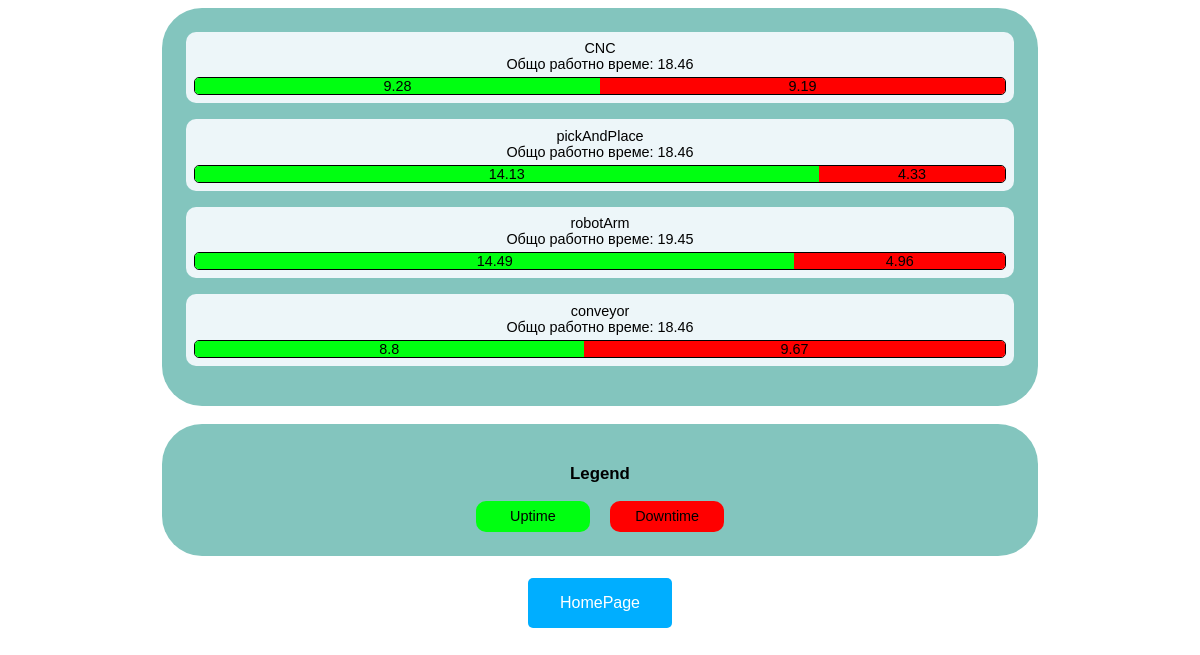
The page /statistics.php on the database its author committed.
### tables this page shows
CREATE TABLE `machines` (
  `machineId` int(11) NOT NULL AUTO_INCREMENT,
  `machineName` varchar(255) NOT NULL,
  `machineStatus` varchar(255) NOT NULL,
  PRIMARY KEY (`machineId`)
);

### helpers/functionHelpers.php (called while the page is built, shortened)
<?php
    function returnMachineIds(){
        global $mysqli;
        $tmpArray = array();
        $machineData = $mysqli -> query("SELECT * FROM machines ;");
        while($machineRow = $machineData -> fetch_assoc()){
            array_push($tmpArray, array($machineRow['machineId'], $machineRow['machineName']));
        }
        return $tmpArray;
    }
    function getTimeDiff($start, $end){
        $diff =  $start -> diff($end);
        $total_seconds = ($diff->days * 24 * 60);
        $total_seconds += ($diff->h * 60);
        $total_seconds += ($diff->i * 60);
        $total_seconds += $diff->s;
        return $total_seconds;
    }
    function processData($machineId){
        global $mysqli;
        $downtime = 0;
        $uptime = 0;
        $index = 0;
        $statusData = array();
        $now_time = new Datetime(date('Y-m-d H:i:s', time()));
        $statusLogs = $mysqli -> query("SELECT * FROM statusLog WHERE machineId = ".$machineId);
        while($statusRow = $statusLogs->fetch_assoc()){
            array_push($statusData, array($statusRow['newStatus'], $statusRow['dateTime']));
        }
        while($index != count($statusData)){
            $start_time = new DateTime($statusData[$index][1]);
            $tmpIndex = $index;
            $checkForEnd = False;
            if ($statusData[$index][0] == 'offline'){
                while($checkForEnd == False){
                    $tmpIndex++;
                    if ($statusData[$tmpIndex][0] == 'online' || $tmpIndex == count($statusData)-1){
                        $checkForEnd = True;
                    }
                }
                $end_time = new DateTime($statusData[$tmpIndex][1]);
                $downtime += getTimeDiff($start_time, $end_time);
                $index = $tmpIndex;
            }elseif ($statusData[$index][0] == 'online'){
                while($checkForEnd == False){
                    $tmpIndex++;
                    if ($statusData[$tmpIndex][0] == 'offline' || $tmpIndex == count($statusData)-1){
                        $checkForEnd = True;
                    }
                }
                $end_time = new DateTime($statusData[$tmpIndex][1]);
                $uptime += getTimeDiff($start_time, $end_time);
                $index = $tmpIndex;
            }
            if($index == count($statusData)-1){
                $start_time = new DateTime($statusData[$index][1]);
                if($statusData[$index][0] == 'offline'){
                    $downtime += getTimeDiff($start_time, $now_time);
                }elseif($statusData[$index][0] == 'online'){
                    $uptime += getTimeDiff($start_time, $now_time);;
                }
                $index++;
            }
        }
        $totalTime = $uptime + $downtime;
        $hourUptime = round($uptime/60/60, 2);
        $hourDowntime = round($downtime/60/60, 2);
        $hourTotal = round($totalTime/60/60, 2);
        $uptimePercent = ($uptime / $totalTime) * 100;
        $downtimePercent = ($downtime / $totalTime) * 100;
        return [round($uptimePercent), round($downtimePercent), $hourTotal, $hourUptime, $hourDowntime];
    }

### statistics.php (the view, shortened to what this page needs)
<?php
    require __DIR__ . '/helpers/functionHelpers.php';
    $allMachines = returnMachineIds();
?>
<!DOCTYPE html>
<html>
    <head>
        <link rel="stylesheet" href="stylesheet.css">
    </head>
    <body>
        <div id="statistics">
            <?php
                foreach ($allMachines as $id){
                    $finalData = processData($id[0]);
                    echo "<div id=\"nameTag\">$id[1]";
                    echo "<div id=\"totalCounter\">Общо работно време: $finalData[2]</div>";
                    echo "<div id=\"wrapper\">";
                    echo "<div id=\"uptime\" style=\"width:".$finalData[0]."%;\">$finalData[3]</div>";
                    echo "<div id=\"downtime\" style=\"width:".$finalData[1]."%;\">$finalData[4]</div>";
                    echo "</div>";
                    echo "</div>";
                    echo "<br>";
                }
            ?>
        </div>
        <br>
        <div id="statistics">
                <h3>Legend</h3>
                <div id="legend">
                    <div id="uptimeLegend">Uptime</div><div id="downtimeLegend">Downtime</div>
                </div>
        </div>
        <br>
        <div id="navigationMenu">
            <a href="/index.php"><button class="navButton">HomePage</button></a>
        </div>
    </body>
</html>

### stylesheet.css (style rules this page uses)
#statistics { width: 70%; margin: auto; background-color: #83c5be; border-radius: 40px; padding: 2%; text-align: center; font-size: 0.9em; font-family: sans-serif; }
#nameTag { background-color: #edf6f9; border-radius: 10px; padding: 1%; }
#wrapper { margin-top: 5px; border: 1px solid black; border-radius: 5px; overflow: hidden; }
#uptime { float: left; background-color: rgb(0, 255, 17); }
#downtime { float: right; background-color: rgb(255, 0, 0); overflow: hidden; }
#navigationMenu { margin: auto; text-align: center; }
#legend { width: 30%; margin: auto; overflow: hidden; }
#uptimeLegend { float: left; width: 40%; padding: 3%; border-radius: 10px; background-color: rgb(0, 255, 17); }
#downtimeLegend { float: right; width: 40%; padding: 3%; border-radius: 10px; background-color: rgb(255, 0, 0); overflow: hidden; }
.navButton { background-color: #00aeff; border: none; color: white; padding: 16px 32px; text-align: center; text-decoration: none; display: inline-block; font-size: 16px; margin: 4px 2px; transition-duration: 0.4s; cursor: pointer; border-radius: 5px; }

### rows shown on the page
machines: machineName "CNC", finalData "18.46", $finalData[0] 50 (drawn), finalData "9.28", $finalData[1] 50 (drawn), finalData "9.19"
machines: machineName "pickAndPlace", finalData "18.46", $finalData[0] 77 (drawn), finalData "14.13", $finalData[1] 23 (drawn), finalData "4.33"
machines: machineName "robotArm", finalData "19.45", $finalData[0] 74 (drawn), finalData "14.49", $finalData[1] 26 (drawn), finalData "4.96"
machines: machineName "conveyor", finalData "18.46", $finalData[0] 48 (drawn), finalData "8.8", $finalData[1] 52 (drawn), finalData "9.67"
